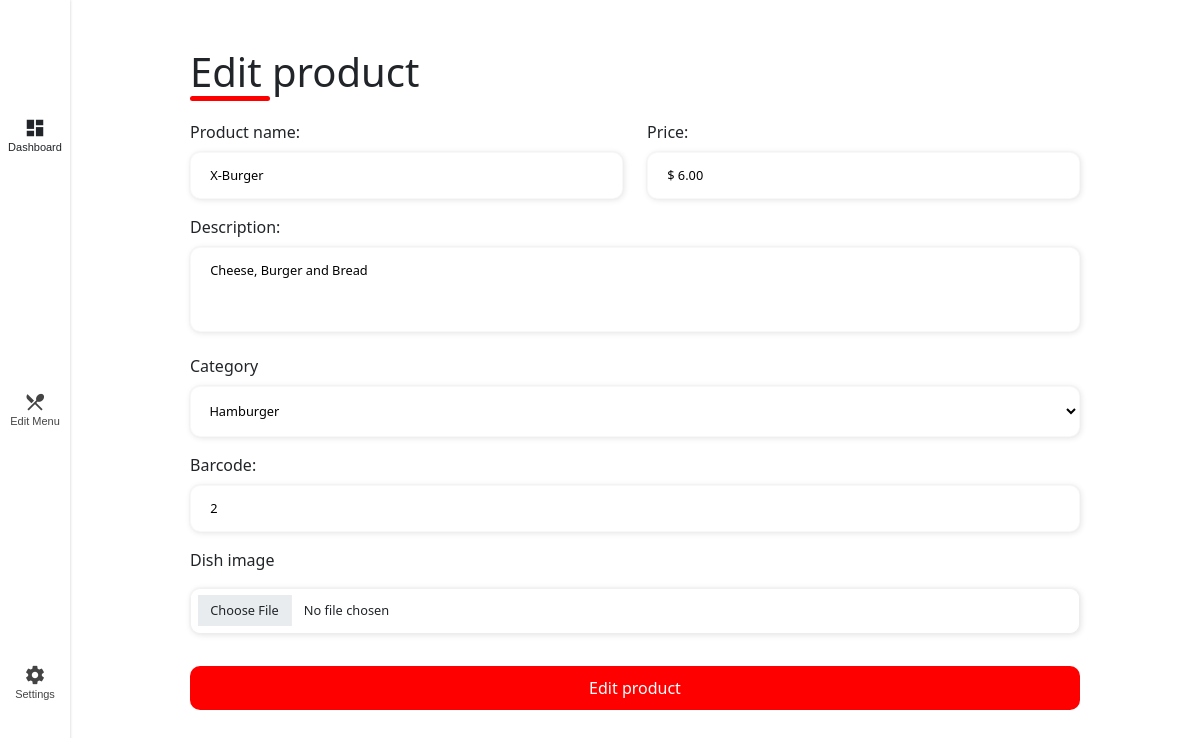
Screenshot of /admin/settings/edit-menu/3 (signed in) with the database file from the repository.
### appetieats/models.py (models this page shows)
class Products(db.Model, SerializerMixin):
    id = db.Column(db.Integer, primary_key=True, autoincrement=True)
    name = db.Column(db.String(200), nullable=False)
    description = db.Column(db.Text)
    price = db.Column(db.Float, nullable=False)
    barcode = db.Column(db.Integer, nullable=False)
    available = db.Column(db.String(5), nullable=False)
    category_id = db.Column(db.Integer, db.ForeignKey('categories.id'))
    user_id = db.Column(db.Integer, db.ForeignKey('users.id'))

class Categories(db.Model, SerializerMixin):
    id = db.Column(db.Integer, primary_key=True, autoincrement=True)
    user_id = db.Column(db.Integer, db.ForeignKey('users.id'))
    category_name = db.Column(db.String(200), nullable=False)

### appetieats/routes/admin/settings.py (the view)
@settings_bp.route("/admin/settings/edit-menu/<product_id>", methods=["GET", "POST"])
@login_required
def edit_product(product_id):
    if request.method == "POST":
        product_data = get_product_data_from_request()
        update_product_data(product_data, product_id)
        return redirect(f"/admin/settings/edit-menu/{product_id}")
    else:
        user_id = session.get("user_id")
        product = Products.query.filter_by(user_id=user_id,
                                           id=product_id).first()
        if not product:
            return abort(403, "Choose a valid product")
        current_category = Categories.query.filter_by(
                id=product.category_id).first()
        categories = Categories.query.filter(
                Categories.user_id == user_id,
                Categories.id != current_category.id).all()
        return render_template(
                "admin/settings/edit-menu-form.html", product=product,
                current_category=current_category, categories=categories)

### appetieats/ext/helpers.py (called while the page is built)
def login_required(f):
    @wraps(f)
    def decorated_function(*args, **kwargs):
        if session.get("user_id") is None:
            return redirect("/login")
        return f(*args, **kwargs)
    return decorated_function

### appetieats/templates/admin/settings/edit-menu-form.html (shortened to what this page needs)
{% extends "admin/admin.html" %}
{% block head %}
<link rel="stylesheet" href="https://cdnjs.cloudflare.com/ajax/libs/cropper/2.3.3/cropper.css">
{% endblock %}
{% block main %}
<form method="post" action="/admin/settings/edit-menu/{{ product.id }}" enctype="multipart/form-data">
    <div class="form-header">
        <div class="title mt-5 text-center">
            <h1>Edit product</h1>
        </div>
    </div>
    <div class="input-box">
        <div class="row">
            <div class="col-md-6 std-input-box">
                <label for="name">Product name: </label>
                <input id="name" name="name" class="std-input required" type="text" placeholder="e.g., hamburger, macaroni..." value="{{ product.name }}"required>
            </div>
            <div class="col-md-6 std-input-box">
                <label for="price">Price: </label>
                <input id="price" name="price" class="std-input required" type="text" required>
            </div>
        </div>
        <div class="row">
            <div class="std-input-box">
                <label for="description">Description: </label>
                <textarea id="description" name="description" class="std-input required" type="text" rows="3" placeholder="A perfect blend of succulent flavors, irresistible textures, and special touches..." required>{{ product.description }}</textarea>
            </div>
        </div>
        <div class="row">
            <div class="std-input-box">
                <label for="category">Category</label>
                <select class="" id="category" name="category" required>
                    <option value="{{ current_category.id }}" selected>{{ current_category.category_name}}</option>
                </select>
            </div>
        </div>
        <div class="row">
            <div class="std-input-box">
                <label for="barcode">Barcode: </label>
                <input id="barcode" name="barcode" class="std-input required" type="text" inputmode="numeric" placeholder="e.g., 108745..." value="{{ product.barcode }}" required>
            </div>
        </div>
        <div class="row">
            <div class="std-input-box">
                <div class="std-input-box">
                    <label for="file" class="form-label">Dish image</label>
                    <input class="form-control" type="file" id="image" name="image">
                </div>
            </div>
        </div>
        <button class="std-button mt-3" type="submit">Edit product</button>
    </div>
</form>
{% endblock %}
{% block edit %}{% endblock %}

### appetieats/static/css/admin/add.css (style rules this page uses)
:root { --std-red: #ff0000; --std-dark-red: #cc0000; --std-spacegray: #eeeeee65; }
textarea { resize: none; }
.std-input-box input, select, textarea { width: 100%; margin: 0.5rem 0 1rem 0; padding: 0.8rem 1.2rem; border: 1px solid var(--std-spacegray); outline: 1px solid var(--std-spacegray); border-radius: 10px; box-shadow: 1px 1px 6px #0000001c; font-size: 0.8rem; }
.std-input-box select { padding: 0.9rem; background-color: #fff; }
.std-button { width: 100%; border: none; background-color: var(--std-red); padding: 0.62rem; border-radius: 10px; cursor: pointer; color: #fff; }
.form-header { margin-bottom: 1rem; display: flex; justify-content: space-between; }
.form-header h1::after { content: ''; display: block; width: 5rem; height: 0.3rem; background-color: #ff0000; margin: 0 auto; position: absolute; border-radius: 10px; }

### appetieats/static/css/nav.css (style rules this page uses)
body { margin: 0 0 55px 0; }

### rows the page displays
Products: name "X-Burger", description "Cheese, Burger and Bread", barcode "2"
Categories: category "Hamburger"
